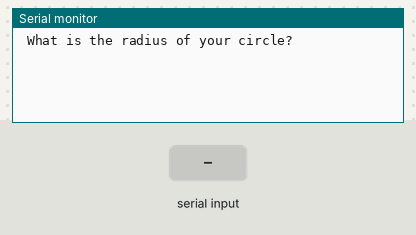
Simulated run of this sketch. Board: Arduino Uno, built with avr-gcc and run on an emulated ATmega328P. Shown: the last lines printed to the serial monitor. The inputs (shaded band) are chosen by the test bench.

Above: at 1.2 s.
1.3 s: "90,45\n" received over Serial
At 2.2 s:
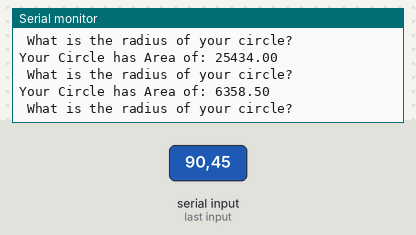
2.8 s: "30,150\n" received over Serial
At 4.8 s:
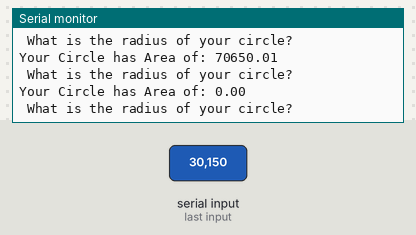
Timing chart, 0 to 6.3 s (numbered marks = the images above; inputs shaded):
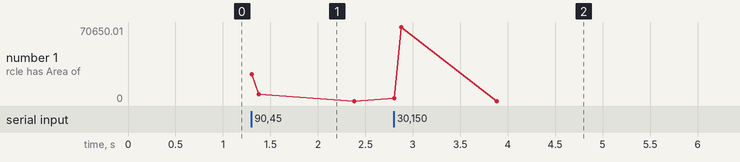

Measured:
- after the input at 1.3 s, the serial monitor: prints a new line at once (image 1)
- after the input at 2.8 s, the serial monitor: prints a new line at once (image 2)

The sketch:

sketch_area_of_circle_calculator.ino
```cpp
float radius;
String msg=" What is the radius of your circle?";
float area;
String msg2="Your Circle has Area of: ";
float pi=3.14;
void setup() {
  // put your setup code here, to run once:
Serial.begin(9600);

}


void loop() {
  // put your main code here, to run repeatedly:
Serial.println(msg);
while (Serial.available()==0) {

}
radius=Serial.parseFloat();
area=pi*radius*radius;
Serial.print(msg2);
Serial.println(area);


}
```
